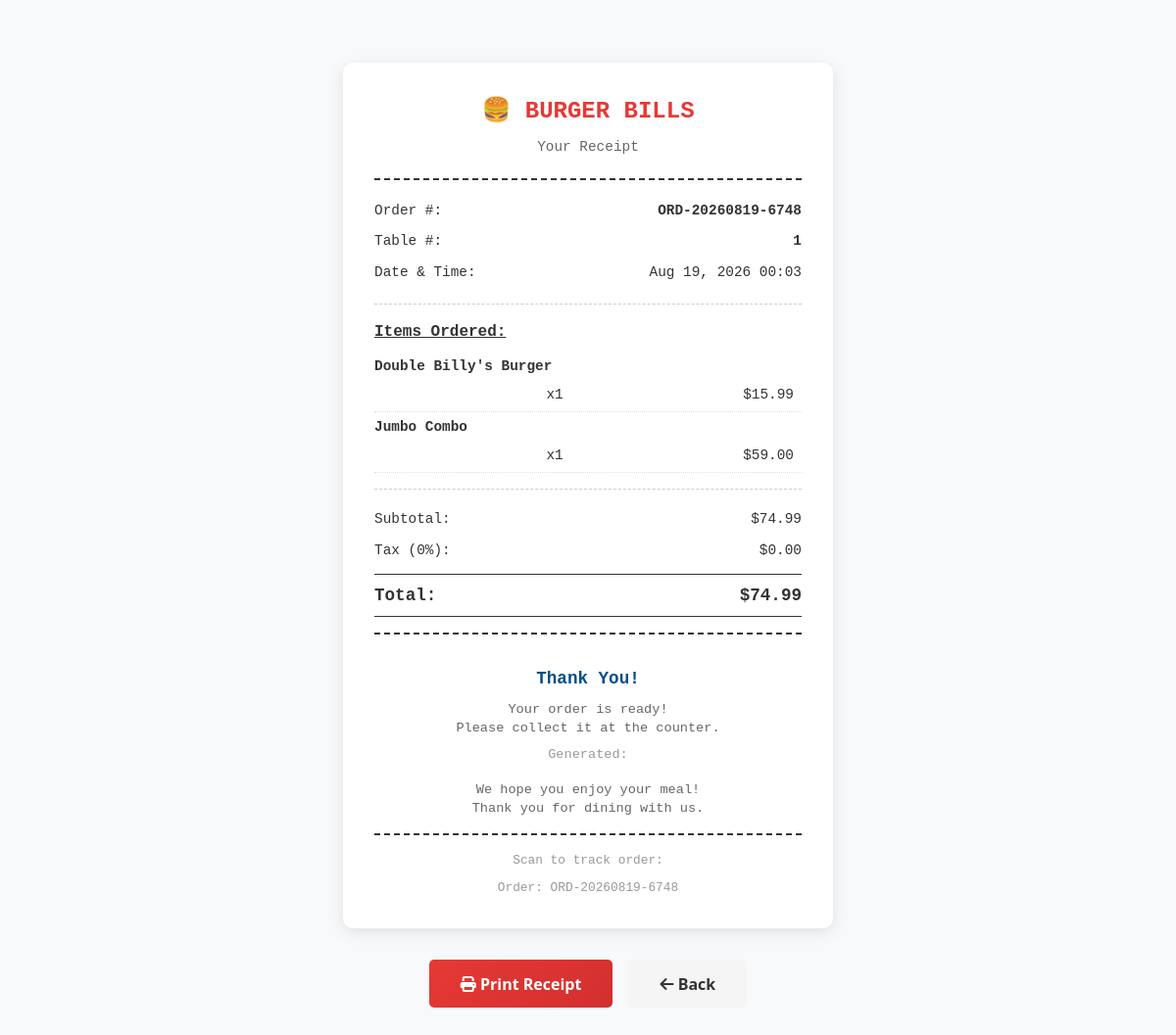
Page /staff/order/43/receipt/ (signed in) on the earlier database version.
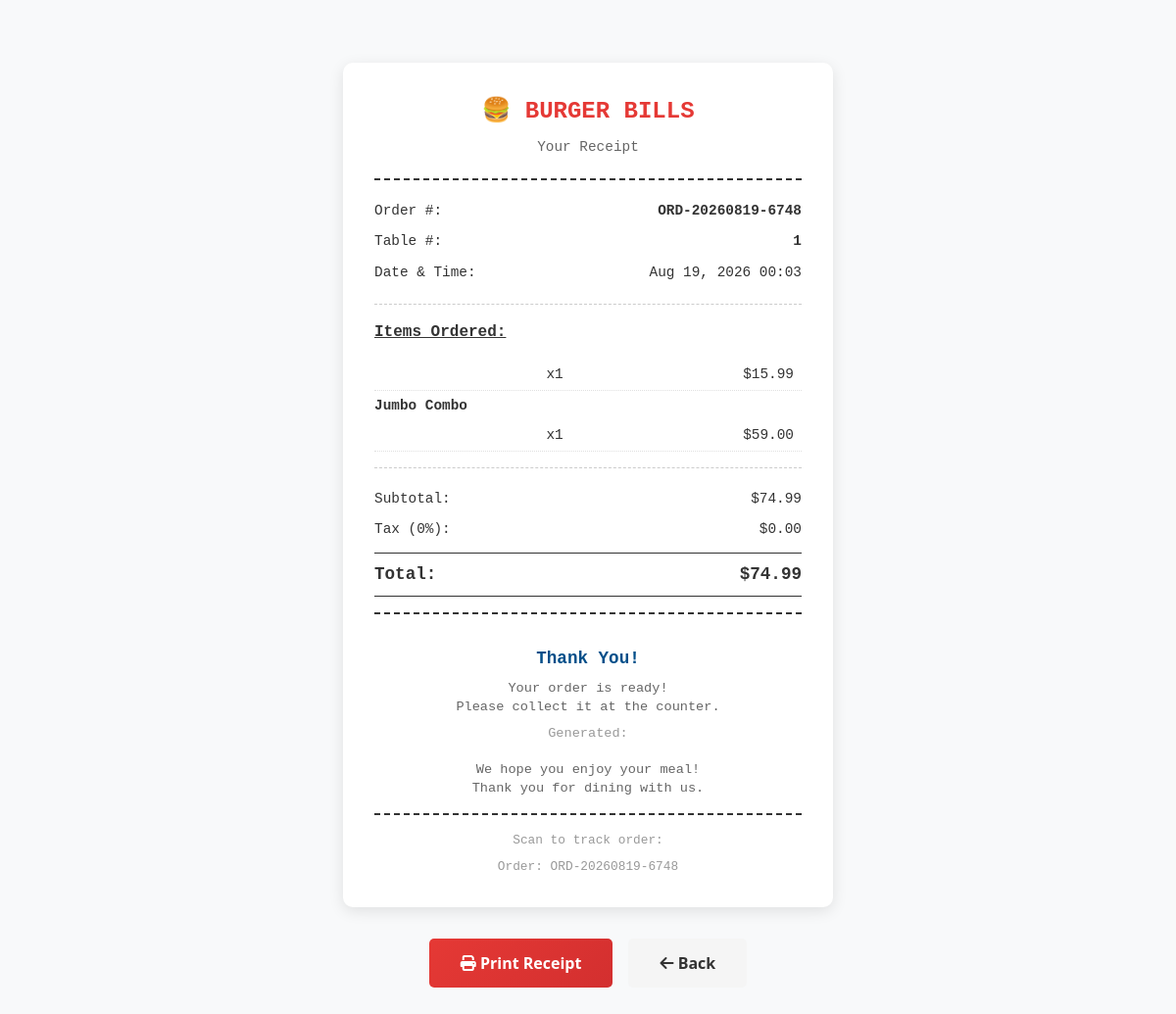
Same page on the later database version.
### menu/models.py (models this page shows, shortened)
class OrderItem(models.Model):
    order = models.ForeignKey(Order, on_delete=models.CASCADE, related_name='items')
    menu_item = models.ForeignKey(MenuItem, on_delete=models.SET_NULL, null=True)
    quantity = models.IntegerField(default=1)
    unit_price = models.DecimalField(max_digits=8, decimal_places=2)
    special_requests = models.TextField(blank=True, help_text="e.g., No onions, Extra cheese")
    created_at = models.DateTimeField(auto_now_add=True)
    def get_subtotal(self):
        return self.quantity * self.unit_price
    class Meta:
        ordering = ['created_at']

class MenuItem(models.Model):
    category = models.ForeignKey(Category, on_delete=models.CASCADE, related_name='items')
    name = models.CharField(max_length=200)
    description = models.TextField()
    price = models.DecimalField(max_digits=8, decimal_places=2)
    image = models.ImageField(upload_to='menu_items/', blank=True, null=True)
    is_available = models.BooleanField(default=True)
    is_vegetarian = models.BooleanField(default=False)
    is_vegan = models.BooleanField(default=False)
    is_spicy = models.BooleanField(default=False)
    is_gluten_free = models.BooleanField(default=False)
    rating = models.FloatField(default=0.0)
    order = models.IntegerField(default=0)
    created_at = models.DateTimeField(auto_now_add=True)
    updated_at = models.DateTimeField(auto_now=True)
    has_sizes = models.BooleanField(default=False, help_text="Enable size options (S, M, L)")
    size_small_price = models.DecimalField(max_digits=8, decimal_places=2, default=0, help_text="Price for small size")
    size_medium_price = models.DecimalField(max_digits=8, decimal_places=2, default=0, help_text="Price for medium size")
    size_large_price = models.DecimalField(max_digits=8, decimal_places=2, default=0, help_text="Price for large size")
    class Meta:
        ordering = ['category', 'order', 'name']
        indexes = [
            models.Index(fields=['category', 'is_available']),
        ]

### menu/views.py (the view)
# urls.py: path('staff/order/<int:order_id>/receipt/', views.staff_order_receipt, name='staff_order_receipt'),
@login_required(login_url='staff_login')
def staff_order_receipt(request, order_id):
    if not request.user.is_staff:
        return redirect('staff_login')
    order = get_object_or_404(Order, id=order_id)
    return render(request, 'menu/receipt.html', {
        'table': order.table,
        'order': order,
        'staff_receipt': True,
    })

### templates/menu/receipt.html (shortened to what this page needs)
{% extends 'menu/customer_base.html' %}
{% block content %}
<div class="receipt-container">
    <div class="receipt-header">
        <div class="receipt-title">🍔 BURGER BILLS</div>
        <div class="receipt-subtitle">Your Receipt</div>
    </div>
    <div class="receipt-line">
        <span>Order #:</span>
        <span style="font-weight: 700;">{{ order.order_number }}</span>
    </div>
    <div class="receipt-line">
        <span>Table #:</span>
        <span style="font-weight: 700;">{{ table.number }}</span>
    </div>
    <div class="receipt-line">
        <span>Date & Time:</span>
        <span>{{ order.created_at|date:"M d, Y H:i" }}</span>
    </div>
    <div class="receipt-divider"></div>
    <div class="receipt-items-title">Items Ordered:</div>
    {% for item in order.items.all %}
        <div class="receipt-item">
            <div class="receipt-item-name">{{ item.menu_item.name }}</div>
            <div class="receipt-item-qty">x{{ item.quantity }}</div>
            <div class="receipt-item-price">${{ item.get_subtotal }}</div>
        </div>
    {% endfor %}
    <div class="receipt-divider"></div>
    <div class="receipt-line">
        <span>Subtotal:</span>
        <span>${{ order.total_amount }}</span>
    </div>
    <div class="receipt-line">
        <span>Tax (0%):</span>
        <span>$0.00</span>
    </div>
    <div class="receipt-line total">
        <span>Total:</span>
        <span>${{ order.total_amount }}</span>
    </div>
    <div class="receipt-footer">
        <div class="thank-you">Thank You!</div>
        {% if order.status != 'completed' %}
            <div class="receipt-message">
                Your order is being prepared.<br>
                Please check the order status on your device.
            </div>
        {% else %}
            <div class="receipt-message">
                Your order is ready!<br>
                Please collect it at the counter.
            </div>
        {% endif %}
        <div class="receipt-time">
            Generated: {{ "now"|date:"M d, Y H:i:s" }}
        </div>
        <div class="receipt-message">
            We hope you enjoy your meal!<br>
            Thank you for dining with us.
        </div>
        <div class="qr-section">
            <div class="qr-text">Scan to track order:</div>
            <div style="font-size: 0.8rem; color: #999;">
                Order: {{ order.order_number }}
            </div>
        </div>
    </div>
</div>
<div class="print-button">
    <button class="btn-print" onclick="window.print()">
        <i class="fas fa-print"></i> Print Receipt
    </button>
    <a href="{% if staff_receipt %}{% url 'all_orders' %}{% else %}{% url 'order_status' table_number=table.number order_id=order.id %}{% endif %}" class="btn-back">
        <i class="fas fa-arrow-left"></i> Back
    </a>
</div>
{% endblock %}

Differences in the rows shown:
changed OrderItem (number 1 of 2 on the later page): menu_item.name "Double Billy's Burger" → (not shown)
